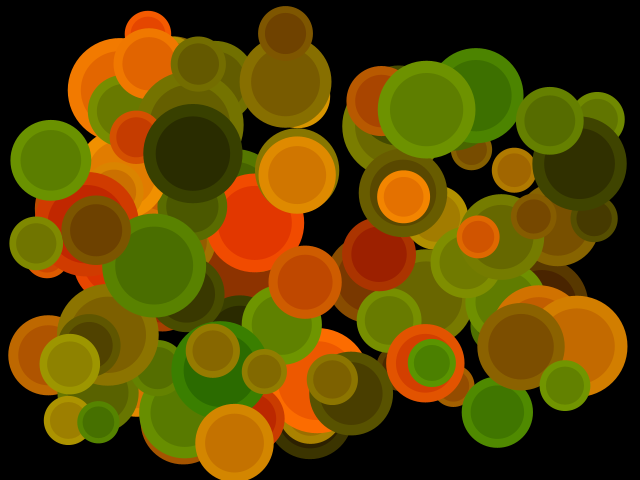
Frame 1 (no input)
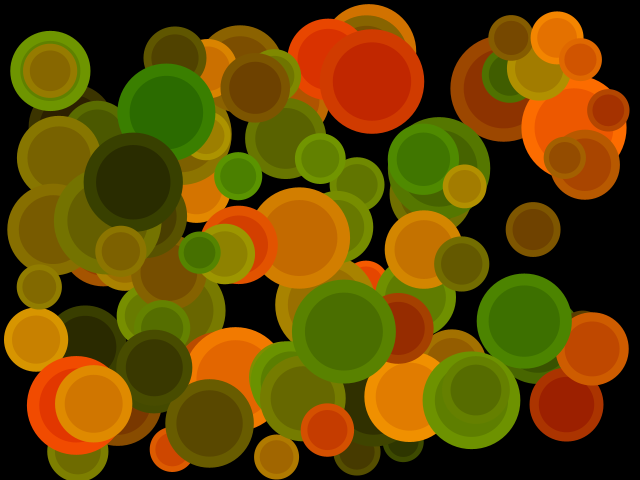
Frame 60 (the mouse pressed at the canvas centre just before this capture)
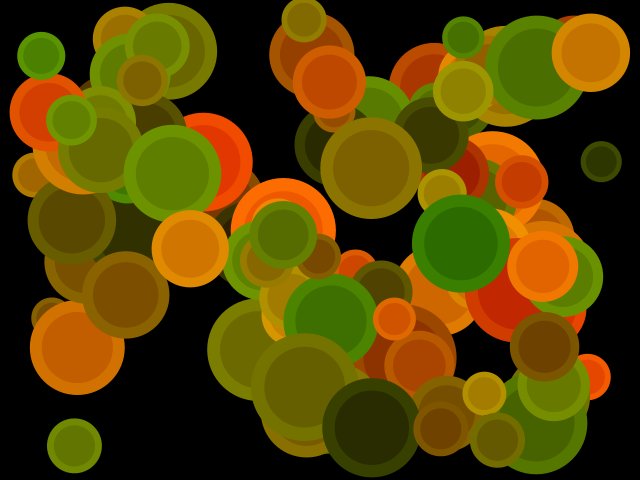
Frame 120 (the mouse held since frame 60 and released just before this capture)

The Processing sketch that drew these frames (run headless with seeded random() and noise(); from frame 60 on, the mouse is pressed at the canvas centre):

// Processing sketch: example04
// ── example04.pde
/////////////////////////////////////////////// все о шариках
int count = 100;
float[] r, x, y, dx, dy;
color[] c;

void define(int i)
{
  r[i] = random(20, 55); 
  x[i] = random(r[i], width - r[i]); y[i] = random(r[i], height - r[i]);
  dx[i] = random(3, 5) * zrandom(); dy[i] = random(3, 5) * zrandom();
  c[i] = color(irandom(55, 255), irandom(50, 150), 0);
}

void drawing(int i)
{
  x[i] += dx[i]; y[i] += dy[i];
  if ((x[i] > (width - r[i])) || (x[i] < r[i])) dx[i] = - dx[i];
  if ((y[i] > (height - r[i])) || (y[i] < r[i])) dy[i] = - dy[i];  
  circle(x[i], y[i], r[i], c[i]);
  circle(x[i], y[i], r[i] * 0.75, color(red(c[i]) - 15, green(c[i]) - 20, 0));
}

/////////////////////////////////////////////// обязательные функции
void setup()
{ 
  size(640, 480); smooth(); noStroke(); frameRate(25);
  x = new float[count]; y = new float[count]; r = new float[count];
  dx = new float[count]; dy = new float[count]; c = new color[count];
  for (int i = 0; i < count; i++) define(i);
}

void draw()
{   
  background(0, 0, 0);
  for (int i = 0; i < count; i++) drawing(i);
}

/////////////////////////////////////////////// вспомогательные функции
int irandom(int m) { return (int)(random(m) + 0.5); }
int irandom(int mn, int mx) { return (int)(random(mn, mx) + 0.5); }
int zrandom() { return 1 - 2 * irandom(1); }

void circle(float x, float y, float r, color c) { fill(c); ellipse(x, y, r * 2, r * 2); }
